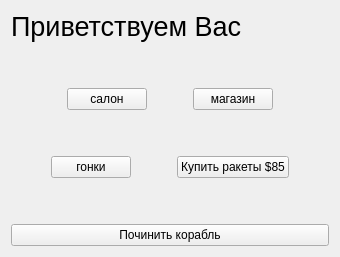
      <widget class="QWidget" name="desktop" native="true">
       <layout class="QVBoxLayout" name="verticalLayout">
        <item>
         <widget class="QLabel" name="label_3">
          <property name="font">
           <font>
            <pointsize>20</pointsize>
           </font>
          </property>
          <property name="text">
           <string>Приветствуем Вас</string>
          </property>
         </widget>
        </item>
        <item>
         <spacer name="verticalSpacer">
          <property name="orientation">
           <enum>Qt::Vertical</enum>
          </property>
          <property name="sizeHint" stdset="0">
           <size>
            <width>20</width>
            <height>40</height>
           </size>
          </property>
         </spacer>
        </item>
        <item>
         <layout class="QHBoxLayout" name="horizontalLayout_5">
          <item>
           <spacer name="horizontalSpacer_3">
            <property name="orientation">
             <enum>Qt::Horizontal</enum>
            </property>
            <property name="sizeHint" stdset="0">
             <size>
              <width>40</width>
              <height>20</height>
             </size>
            </property>
           </spacer>
          </item>
          <item>
           <layout class="QHBoxLayout" name="horizontalLayout_3">
            <item>
             <widget class="QPushButton" name="pushButton_3">
              <property name="text">
               <string>салон</string>
              </property>
             </widget>
            </item>
            <item>
             <spacer name="horizontalSpacer_2">
              <property name="orientation">
               <enum>Qt::Horizontal</enum>
              </property>
              <property name="sizeHint" stdset="0">
               <size>
                <width>40</width>
                <height>20</height>
               </size>
              </property>
             </spacer>
            </item>
            <item>
             <widget class="QPushButton" name="pushButton_4">
              <property name="text">
               <string>магазин</string>
              </property>
             </widget>
            </item>
           </layout>
          </item>
          <item>
           <spacer name="horizontalSpacer_4">
            <property name="orientation">
             <enum>Qt::Horizontal</enum>
            </property>
            <property name="sizeHint" stdset="0">
             <size>
              <width>40</width>
              <height>20</height>
             </size>
            </property>
           </spacer>
          </item>
         </layout>
        </item>
        <item>
         <spacer name="verticalSpacer_3">
          <property name="orientation">
           <enum>Qt::Vertical</enum>
          </property>
          <property name="sizeHint" stdset="0">
           <size>
            <width>20</width>
            <height>40</height>
           </size>
          </property>
         </spacer>
        </item>
        <item>
         <layout class="QHBoxLayout" name="horizontalLayout_4">
          <item>
           <spacer name="horizontalSpacer_6">
            <property name="orientation">
             <enum>Qt::Horizontal</enum>
            </property>
            <property name="sizeHint" stdset="0">
             <size>
              <width>40</width>
              <height>20</height>
             </size>
            </property>
           </spacer>
          </item>
          <item>
           <layout class="QHBoxLayout" name="horizontalLayout_2">
            <item>
             <widget class="QPushButton" name="pushButton_5">
              <property name="text">
               <string>гонки</string>
              </property>
             </widget>
            </item>
            <item>
             <spacer name="horizontalSpacer">
              <property name="orientation">
               <enum>Qt::Horizontal</enum>
              </property>
              <property name="sizeHint" stdset="0">
               <size>
                <width>40</width>
                <height>20</height>
               </size>
              </property>
             </spacer>
            </item>
            <item>
             <widget class="QPushButton" name="pushButton_6">
              <property name="text">
               <string>Купить ракеты $85</string>
              </property>
             </widget>
            </item>
           </layout>
          </item>
          <item>
           <spacer name="horizontalSpacer_5">
            <property name="orientation">
             <enum>Qt::Horizontal</enum>
            </property>
            <property name="sizeHint" stdset="0">
             <size>
              <width>40</width>
              <height>20</height>
             </size>
            </property>
           </spacer>
          </item>
         </layout>
        </item>
        <item>
         <spacer name="verticalSpacer_2">
          <property name="orientation">
           <enum>Qt::Vertical</enum>
          </property>
          <property name="sizeHint" stdset="0">
           <size>
            <width>20</width>
            <height>40</height>
           </size>
          </property>
         </spacer>
        </item>
        <item>
         <widget class="QPushButton" name="pushButton">
          <property name="text">
           <string>Починить корабль</string>
          </property>
         </widget>
        </item>
       </layout>
      </widget>
